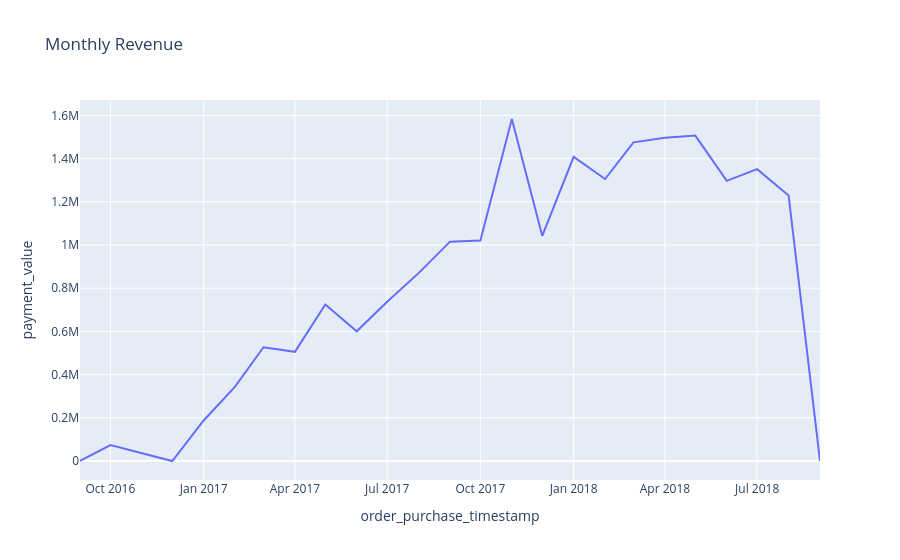

The notebook cell saved with this chart:
### Code cell
px.line(
    monthly_sales,
    x="order_purchase_timestamp",
    y="payment_value",
    title="Monthly Revenue"
)

### Figure 1 — Plotly figure (JSON) as saved in the notebook; plotly's stock layout.template omitted (floating-point values rounded to 4 significant figures)
{"data": [{"hovertemplate": "order_purchase_timestamp=%{x}<br>payment_value=%{y}<extra></extra>", "legendgroup": "", "line": {"color": "#636efa", "dash": "solid"}, "marker": {"symbol": "circle"}, "mode": "lines", "name": "", "orientation": "v", "showlegend": false, "type": "scatter", "x": ["2016-09", "2016-10", "2016-12", "2017-01", "2017-02", "2017-03", "2017-04", "2017-05", "2017-06", "2017-07", "2017-08", "2017-09", "2017-10", "2017-11", "2017-12", "2018-01", "2018-02", "2018-03", "2018-04", "2018-05", "2018-06", "2018-07", "2018-08", "2018-09"], "xaxis": "x", "y": [347.5, 73910.0, 19.62, 187800.0, 344100.0, 527000.0, 505700.0, 724500.0, 600800.0, 737300.0, 870100.0, 1016000.0, 1021000.0, 1584000.0, 1043000.0, 1408000.0, 1306000.0, 1476000.0, 1497000.0, 1507000.0, 1298000.0, 1352000.0, 1230000.0, 166.5], "yaxis": "y"}], "layout": {"legend": {"tracegroupgap": 0}, "title": {"text": "Monthly Revenue"}, "xaxis": {"anchor": "y", "domain": [0, 1], "title": {"text": "order_purchase_timestamp"}}, "yaxis": {"anchor": "x", "domain": [0, 1], "title": {"text": "payment_value"}}}}
